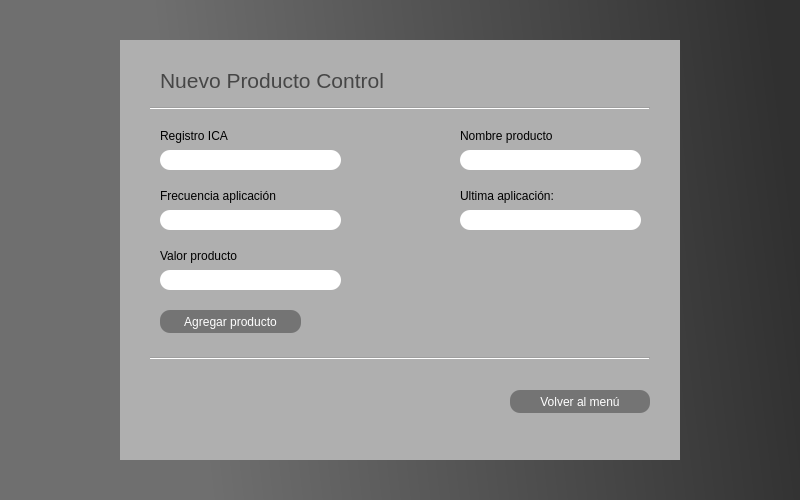
<?xml version="1.0" encoding="UTF-8"?>
<ui version="4.0">
 <class>MainWindow</class>
 <widget class="QMainWindow" name="MainWindow">
  <property name="geometry">
   <rect>
    <x>0</x>
    <y>0</y>
    <width>800</width>
    <height>500</height>
   </rect>
  </property>
  <property name="minimumSize">
   <size>
    <width>800</width>
    <height>500</height>
   </size>
  </property>
  <property name="maximumSize">
   <size>
    <width>800</width>
    <height>500</height>
   </size>
  </property>
  <property name="windowTitle">
   <string>MainWindow</string>
  </property>
  <property name="styleSheet">
   <string notr="true">QWidget#centralwidget{background-color: qlineargradient(spread:pad, x1:0, y1:0.625, x2:1, y2:0.551, stop:0.232955 rgba(111, 111, 111, 255), stop:1 rgba(74, 74, 74, 255));
background-color: qlineargradient(spread:pad, x1:0, y1:0.625, x2:1, y2:0.551, stop:0.232955 rgba(111, 111, 111, 255), stop:1 rgba(48, 48, 48, 255));}</string>
  </property>
  <widget class="QWidget" name="centralwidget">
   <widget class="QGroupBox" name="groupBox_2">
    <property name="geometry">
     <rect>
      <x>120</x>
      <y>40</y>
      <width>560</width>
      <height>420</height>
     </rect>
    </property>
    <property name="cursor">
     <cursorShape>ArrowCursor</cursorShape>
    </property>
    <property name="styleSheet">
     <string notr="true">QWidget#groupBox_2{background-color: qlineargradient(spread:pad, x1:0, y1:0.625, x2:1, y2:0.551, stop:0 rgba(175, 175, 175, 255));
font: 12pt &quot;MS Shell Dlg 2&quot;;
border: none;}

</string>
    </property>
    <property name="title">
     <string/>
    </property>
    <widget class="QLabel" name="label">
     <property name="geometry">
      <rect>
       <x>40</x>
       <y>20</y>
       <width>231</width>
       <height>41</height>
      </rect>
     </property>
     <property name="font">
      <font>
       <pointsize>16</pointsize>
      </font>
     </property>
     <property name="styleSheet">
      <string notr="true">color: rgb(70, 70, 70);</string>
     </property>
     <property name="text">
      <string>Nuevo Producto Control</string>
     </property>
    </widget>
    <widget class="QLineEdit" name="registroICAInput">
     <property name="geometry">
      <rect>
       <x>40</x>
       <y>110</y>
       <width>181</width>
       <height>20</height>
      </rect>
     </property>
     <property name="styleSheet">
      <string notr="true">border-radius:10px;
</string>
     </property>
     <property name="text">
      <string/>
     </property>
    </widget>
    <widget class="QLabel" name="label_7">
     <property name="geometry">
      <rect>
       <x>40</x>
       <y>80</y>
       <width>161</width>
       <height>31</height>
      </rect>
     </property>
     <property name="styleSheet">
      <string notr="true">font: 12pt &quot;MS Shell Dlg 2&quot;;</string>
     </property>
     <property name="text">
      <string>Registro ICA</string>
     </property>
    </widget>
    <widget class="QPushButton" name="agregarProductoBoton">
     <property name="geometry">
      <rect>
       <x>40</x>
       <y>270</y>
       <width>141</width>
       <height>23</height>
      </rect>
     </property>
     <property name="cursor">
      <cursorShape>PointingHandCursor</cursorShape>
     </property>
     <property name="styleSheet">
      <string notr="true">QWidget#agregarProductoBoton{border-radius:10px;
color: rgb(255, 255, 255);
background-color: qlineargradient(spread:pad, x1:0, y1:0.625, x2:1, y2:0.551, stop:0 rgba(116, 116, 116, 255));
border: 1px;
border-color: qlineargradient(spread:pad, x1:0, y1:0, x2:1, y2:1, stop:1 rgba(220, 220, 220, 255));}
QWidget#agregarProductoBoton:hover{
	background-color: qlineargradient(spread:pad, x1:0, y1:0, x2:1, y2:1, stop:0 rgba(240, 240, 240, 255));
	color: rgb(68, 68, 68);
	border-color: rgb(68, 68, 68);
	shadow: large;
}</string>
     </property>
     <property name="text">
      <string>Agregar producto</string>
     </property>
    </widget>
    <widget class="QLabel" name="label_8">
     <property name="geometry">
      <rect>
       <x>40</x>
       <y>140</y>
       <width>161</width>
       <height>31</height>
      </rect>
     </property>
     <property name="styleSheet">
      <string notr="true">font: 12pt &quot;MS Shell Dlg 2&quot;;</string>
     </property>
     <property name="text">
      <string>Frecuencia aplicación</string>
     </property>
    </widget>
    <widget class="QLineEdit" name="frecuenciaApInput">
     <property name="geometry">
      <rect>
       <x>40</x>
       <y>170</y>
       <width>181</width>
       <height>20</height>
      </rect>
     </property>
     <property name="styleSheet">
      <string notr="true">border-radius:10px;
</string>
     </property>
     <property name="text">
      <string/>
     </property>
    </widget>
    <widget class="Line" name="line">
     <property name="geometry">
      <rect>
       <x>30</x>
       <y>60</y>
       <width>500</width>
       <height>16</height>
      </rect>
     </property>
     <property name="autoFillBackground">
      <bool>false</bool>
     </property>
     <property name="orientation">
      <enum>Qt::Horizontal</enum>
     </property>
    </widget>
    <widget class="Line" name="line_2">
     <property name="geometry">
      <rect>
       <x>30</x>
       <y>310</y>
       <width>500</width>
       <height>16</height>
      </rect>
     </property>
     <property name="autoFillBackground">
      <bool>false</bool>
     </property>
     <property name="orientation">
      <enum>Qt::Horizontal</enum>
     </property>
    </widget>
    <widget class="QPushButton" name="volverMenuBoton">
     <property name="geometry">
      <rect>
       <x>390</x>
       <y>350</y>
       <width>140</width>
       <height>23</height>
      </rect>
     </property>
     <property name="cursor">
      <cursorShape>PointingHandCursor</cursorShape>
     </property>
     <property name="styleSheet">
      <string notr="true">QWidget#volverMenuBoton{border-radius:10px;
color: rgb(255, 255, 255);
background-color: qlineargradient(spread:pad, x1:0, y1:0.625, x2:1, y2:0.551, stop:0 rgba(116, 116, 116, 255));
border: 1px;
border-color: qlineargradient(spread:pad, x1:0, y1:0, x2:1, y2:1, stop:1 rgba(220, 220, 220, 255));}
QWidget#volverMenuBoton:hover{
	background-color: qlineargradient(spread:pad, x1:0, y1:0, x2:1, y2:1, stop:0 rgba(240, 240, 240, 255));
	color: rgb(68, 68, 68);
	border-color: rgb(68, 68, 68);
	shadow: large;
}</string>
     </property>
     <property name="text">
      <string>Volver al menú</string>
     </property>
    </widget>
    <widget class="QLabel" name="mensajeRetorno">
     <property name="geometry">
      <rect>
       <x>240</x>
       <y>290</y>
       <width>271</width>
       <height>16</height>
      </rect>
     </property>
     <property name="text">
      <string/>
     </property>
    </widget>
    <widget class="QLineEdit" name="nombreProductoInput">
     <property name="geometry">
      <rect>
       <x>340</x>
       <y>110</y>
       <width>181</width>
       <height>20</height>
      </rect>
     </property>
     <property name="styleSheet">
      <string notr="true">border-radius:10px;
</string>
     </property>
     <property name="text">
      <string/>
     </property>
    </widget>
    <widget class="QLabel" name="label_9">
     <property name="geometry">
      <rect>
       <x>340</x>
       <y>80</y>
       <width>161</width>
       <height>31</height>
      </rect>
     </property>
     <property name="styleSheet">
      <string notr="true">font: 12pt &quot;MS Shell Dlg 2&quot;;</string>
     </property>
     <property name="text">
      <string>Nombre producto</string>
     </property>
    </widget>
    <widget class="QLabel" name="propiedadTipoLabel">
     <property name="geometry">
      <rect>
       <x>340</x>
       <y>140</y>
       <width>161</width>
       <height>31</height>
      </rect>
     </property>
     <property name="styleSheet">
      <string notr="true">font: 12pt &quot;MS Shell Dlg 2&quot;;</string>
     </property>
     <property name="text">
      <string>Ultima aplicación:</string>
     </property>
    </widget>
    <widget class="QLineEdit" name="propiedadProductoInput">
     <property name="geometry">
      <rect>
       <x>340</x>
       <y>170</y>
       <width>181</width>
       <height>20</height>
      </rect>
     </property>
     <property name="styleSheet">
      <string notr="true">border-radius:10px;
</string>
     </property>
     <property name="text">
      <string/>
     </property>
    </widget>
    <widget class="QLabel" name="label_11">
     <property name="geometry">
      <rect>
       <x>40</x>
       <y>200</y>
       <width>161</width>
       <height>31</height>
      </rect>
     </property>
     <property name="styleSheet">
      <string notr="true">font: 12pt &quot;MS Shell Dlg 2&quot;;</string>
     </property>
     <property name="text">
      <string>Valor producto</string>
     </property>
    </widget>
    <widget class="QLineEdit" name="valorProductoInput">
     <property name="geometry">
      <rect>
       <x>40</x>
       <y>230</y>
       <width>181</width>
       <height>20</height>
      </rect>
     </property>
     <property name="styleSheet">
      <string notr="true">border-radius:10px;
</string>
     </property>
     <property name="text">
      <string/>
     </property>
    </widget>
   </widget>
  </widget>
 </widget>
 <resources/>
 <connections/>
</ui>
